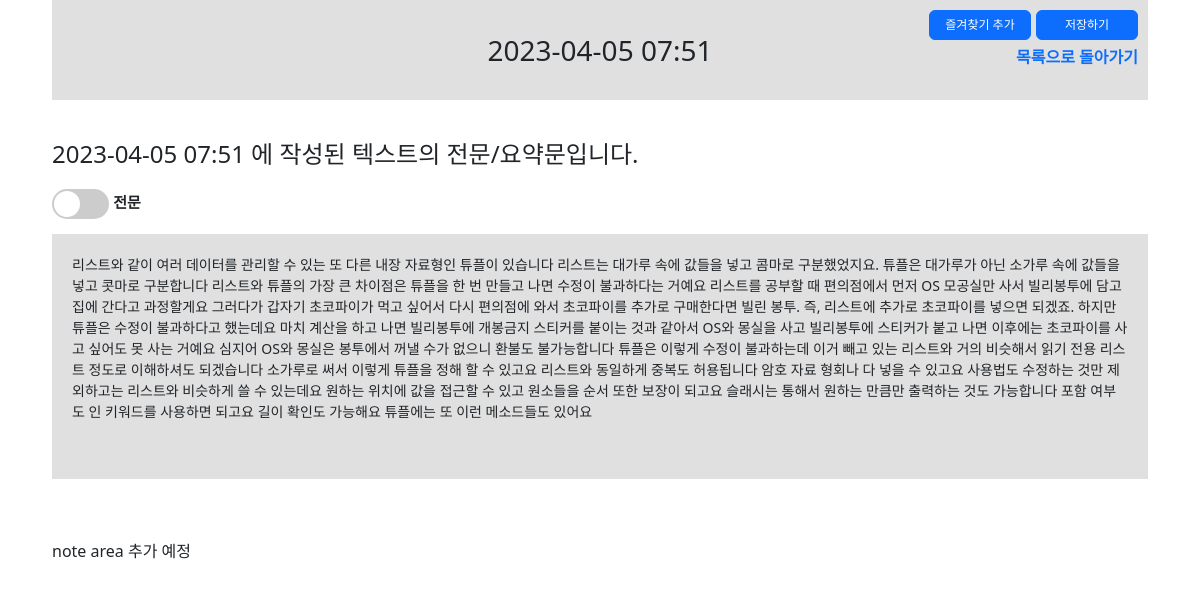
/2/ (signed in), run on the app's committed database.
### boards/models.py (models this page shows, shortened)
class Board(models.Model):
    input_type_choices = [
        ('input_text', '텍스트 요약'),
        ('input_youtube', 'Youtube 영상 링크 입력'),
        ('input_video', '영상 파일 업로드')
    ]
    title = models.TextField(blank=True)
    input_type = models.TextField(choices=input_type_choices, null=True)
    input_text = models.TextField(blank=True, null=True)
    input_youtube = models.TextField(blank=True, null=True)
    input_video = models.FileField(upload_to='videos/', blank=True, null=True)
    total_text = models.TextField(blank=True, null=True)
    summary_text = models.TextField(blank=True, null=True)
    timeline_text = models.TextField(blank=True, null=True)
    user_id = models.ForeignKey(CustomUser, on_delete=models.CASCADE)
    favorite = models.BooleanField(default=False)
    created_at = models.DateTimeField(auto_now_add=True)
    updated_at = models.DateTimeField(auto_now=True)

### boards/views.py (the view, shortened to what this page needs)
# urls.py: path('<int:pk>/', views.BoardDetailView.as_view(), name='board_detail'),
class BoardDetailView(LoginRequiredMixin, DetailView):
    model = Board
    template_name = 'boards/board_detail.html'
    def get_object(self, queryset=None):
        obj = get_object_or_404(Board, id=self.kwargs['pk'])
        if obj.user_id != self.request.user:
            raise HttpResponseForbidden("You are not allowed to view this summary.")
        return obj

### templates/boards/board_detail.html (shortened to what this page needs)
{% extends 'base.html' %}
{% load static %}
{% load custom_filters %}
{% block content %}
<section class="board_detail {{ object.input_type }}">
    <div class="toparea">
        <h3 class="tit">{{ object.title }}</h3>
        <ul class="btnarea">
            <li>
                <form method="post" id="fav_modify" action="{% url 'boards:modifiy_favorite' object.pk %}">
                    <button type="submit" form="fav_modify" class="btn btn-primary">
                        {% if object.favorite %} 즐겨찾기 삭제 {% else %} 즐겨찾기 추가 {% endif%}
                    </button>
                </form>
            </li>
            <li><a href="#" class="btn btn-primary">저장하기</a></li>
            <li class="goback"><a href="{% url 'boards:board_list' %}">목록으로 돌아가기</a></li>
        </ul>
    </div>
    <div class="detail_content">
    {% if object.input_type == "input_text" %}
    <div class="input_text">
        <h4 class="txt_tit">{{ object.title }} 에 작성된 텍스트의 전문/요약문입니다.</h4>
        <div id="wholeText" class="textSection">
            <div class="toggleBtn">
                <label class="switch">
                    <span class="slider round"></span>
                </label>
                <span class="opt total_text on">전문</span><span class="opt summary_text">요약문</span>
            </div>
            <div class="content on">{{ object.total_text|linebreaks }}</div>
        </div>
        <div class="notearea">
            note area 추가 예정
        </div>
    </div>
    {% endif %}
    </div>
</section>
{% endblock %}

### static/css/style.css (style rules this page uses)
html, body, h1, h2, h3, h4, h5, h6, dl, dt, dd, ol, ul, li, div, p, strong, span { margin: 0; padding: 0; list-style: none; }
html, body { position: relative; width: 100%; height: 100%; }
a { text-decoration: none; }
.board_detail { width: 100%; padding: 0 40px; }
.board_detail .toparea { position: relative; width: 100%; height: 100px; background-color: #E0E0E0; }
.board_detail .toparea h3.tit { line-height: 100px; text-align: center; }
.board_detail .toparea ul { position: absolute; top: 10px; right: 10px; }
.board_detail .toparea li { float: left; margin-left: 5px; }
.board_detail .toparea li.goback { clear: both; float: right; margin-top: 5px; font-weight: bold; }
.board_detail .toparea .btn { width: 102px; font-size: 12px; padding: 5px; }
.detail_content .switch { position: relative; display: inline-block; width: 57px; height: 30px; vertical-align:middle; }
.detail_content .textSection .toggleBtn { margin-bottom: 15px; }
.detail_content .toggleBtn .slider { position: absolute; cursor: pointer; top: 0; left: 0; right: 0; bottom: 0; background-color: #ccc; -webkit-transition: .4s; transition: .4s; }
.detail_content .toggleBtn .slider:before { position: absolute; content: ""; height: 26px; width: 26px; left: 2px; bottom: 2px; background-color: white; -webkit-transition: .4s; transition: .4s; }
.toggleBtn .slider.round { border-radius: 34px; }
.toggleBtn .slider.round:before { border-radius: 50%; }
.detail_content .toggleBtn .opt { margin: 0px; display: none; font-size:15px; font-weight:bold; visibility: hidden; }
.detail_content .toggleBtn .opt.on { visibility: visible; display: inline-block; }
.detail_content { position: relative; clear: both; float: none; width: 100%; padding: 40px 0 0 ; }
.detail_content .textSection { float: right; width: 45%; min-width: 450px; min-height: 350px; }
.detail_content .textSection .content { display: none; overflow-y: scroll; height: 245px; padding: 20px; background-color: #E0E0E0; font-size: 14px; }
.detail_content .textSection .content.on { display: block; }
.board_detail .input_text h4.txt_tit { margin-bottom: 20px; }
.detail_content #wholeText { clear: both; float: none; width: 100%; }

### data on the page
Board: title "2023-04-05 07:51", total_text "리스트와 같이 여러 데이터를 관리할 수 있는 또 다른 내장 자료형인 튜플이 있습니다 리스트는 대가루 속에 값들을 넣고 콤마로 구분했었지요. 튜플은 대가루가 아닌 소가루 속에 값들을 넣고 콧마로 구분합니다 리스트와 튜플의 가장 큰 차이점은 튜플을 한 번 만들고 나면 수정이 불과하다는 거예요 리스트를 공부할 때 편의점에서 먼저 OS 모공실만 사서 빌리봉투에 담고 집에 간다고 과정할게요 그러다가 갑자기 초코파이가 먹고 싶어서 다시 편의점에 와서 초코파이를 추가로 구매한다면 빌린 봉투. 즉, 리스트에 추가로 초코파이를 넣으면 되겠죠. 하지만 튜플은 수정이 불과하다고 했는데요 마치 계산을 하고 나면 빌리봉투에 개봉금지 스티커를 붙이는 것과 같아서 OS와 몽실을 사고 빌리봉투에 스티커가 붙고 나면 이후에는 초코파이를 사고 싶어도 못 사는 거예요 심지어 OS와 몽실은 봉투에서 꺼낼 수가 없으니 환불도 불가능합니다 튜플은 이렇게 수정이 불과하는데 이거 빼고 있는 리스트와 거의 비슷해서 읽기 전용 리스트 정도로 이해하셔도 되겠습니다 소가루로 써서 이렇게 튜플을 정해 할 수 있고요 리스트와 동일하게 중복도 허용됩니다 암호 자료 형회나 다 넣을 수 있고요 사용법도 수정하는 것만 제외하고는 리스트와 비슷하게 쓸 수 있는데요 원하는 위치에 값을 접근할 수 있고 원소들을 순서 또한 보장이 되고요 슬래시는 통해서 원하는 만큼만 출력하는 것도 가능합니다 포함…"
